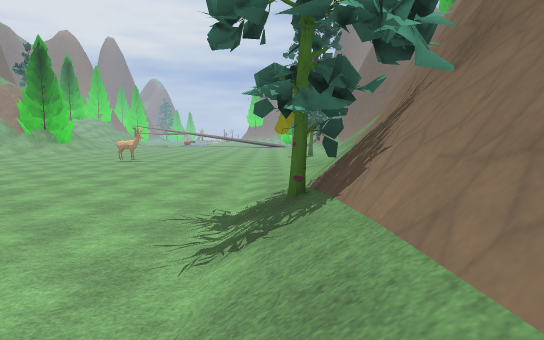
View 1 (above)

24 first-person views from a walk through a 3-D level made in the Godot game engine. The camera is 1.3 m above the floor, tilts 6° down and sees 80° across. The floor is counted in squares, 2 m on a side. Each view is taken from the middle of a square. On the plan, view 1 faces up. The plan holds only what a view shows up to about 10 squares ahead; the rest is blank. The place goes on beyond the plan. Some surface patterns are stand-ins.

View 2
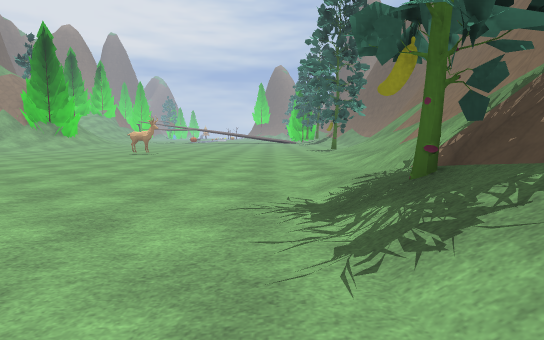

View 3
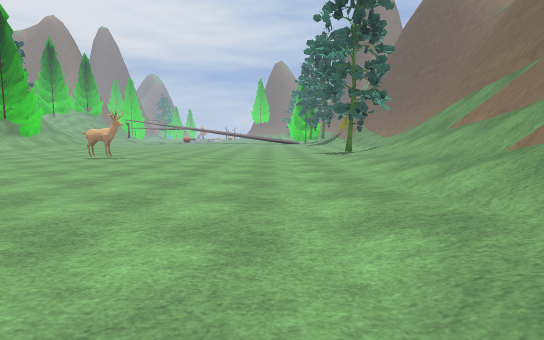

View 4
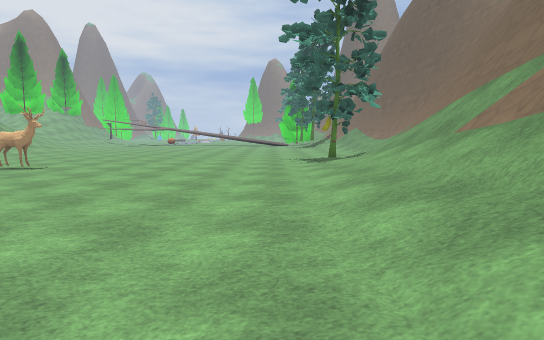

View 5
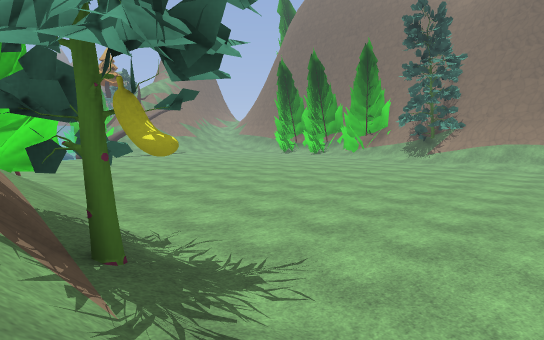

View 6
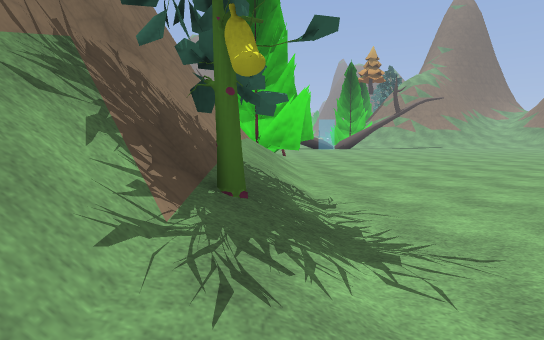

View 7
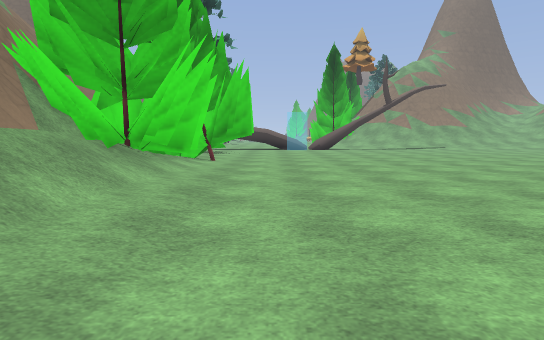

View 8
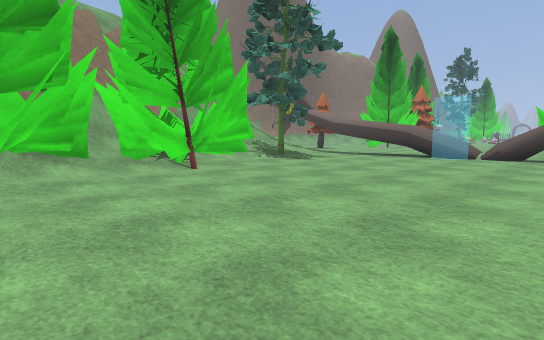

View 9
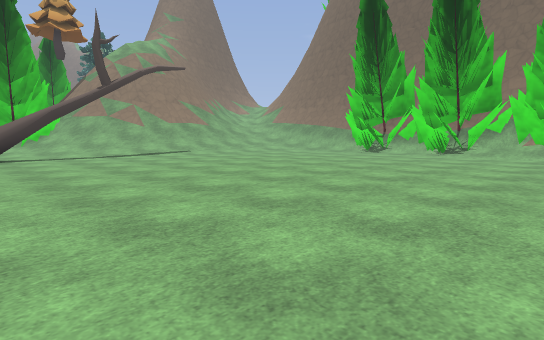

View 10
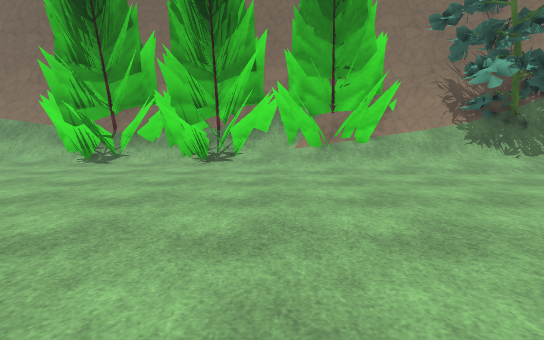

View 11
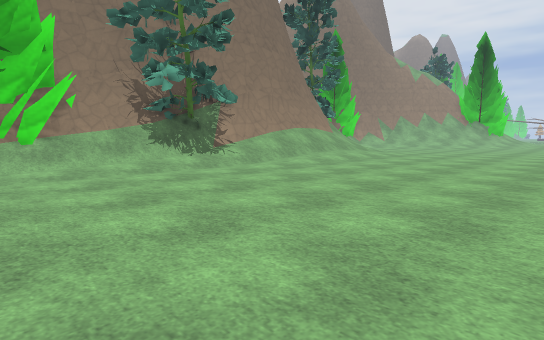

View 12
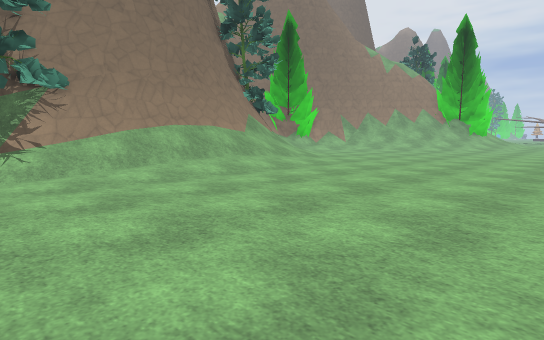

View 13
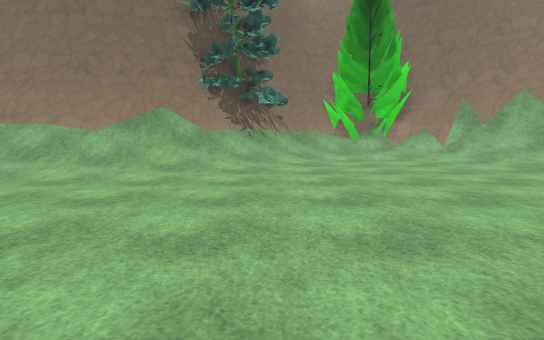

View 14
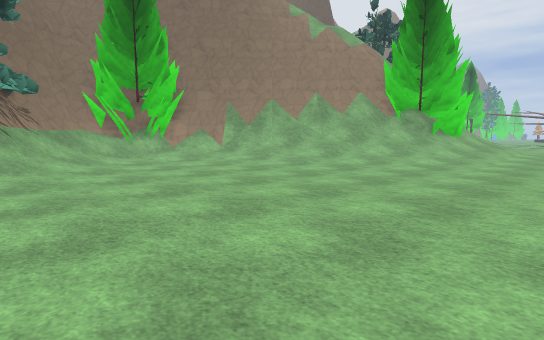

View 15
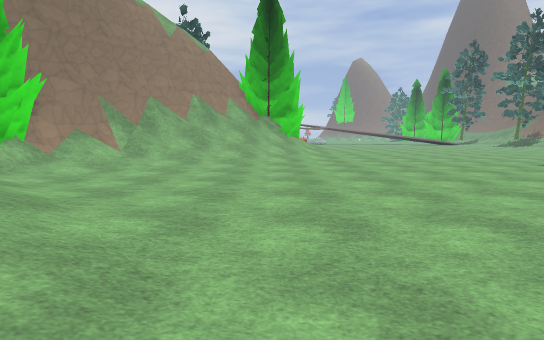

View 16
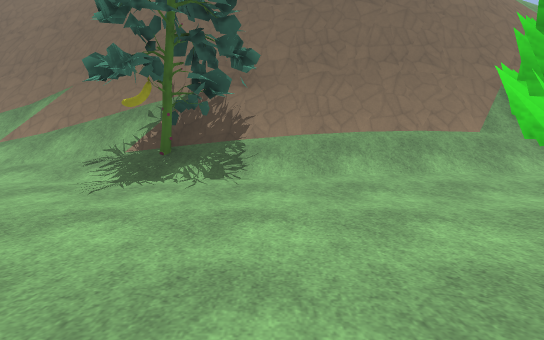

View 17
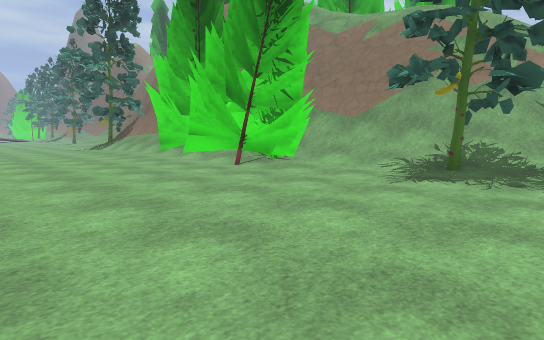

View 18
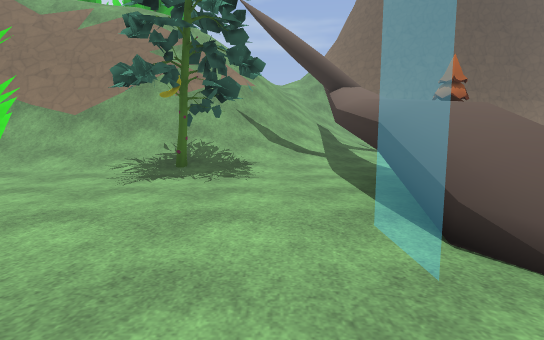

View 19
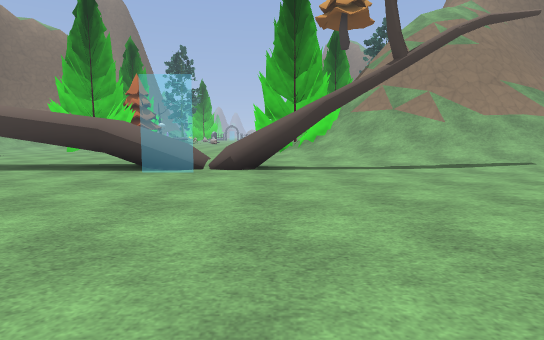

View 20
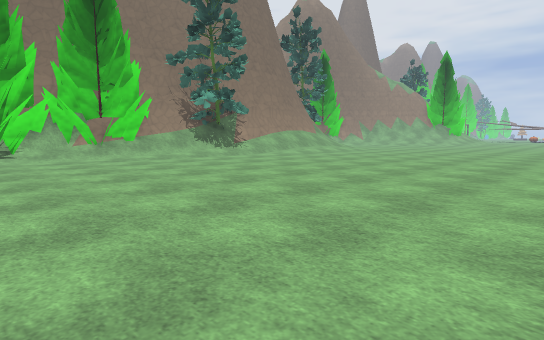

View 21
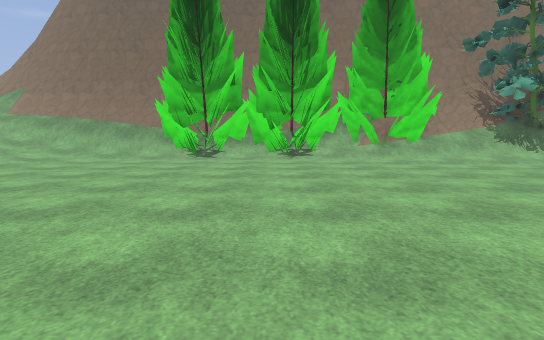

View 22
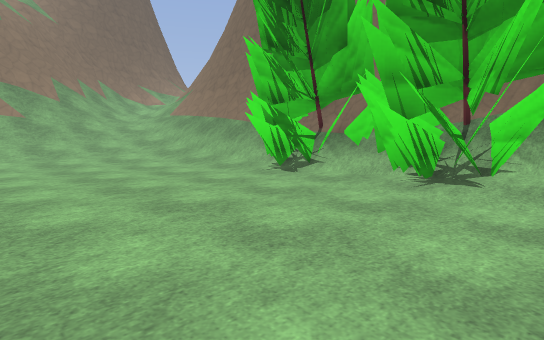

View 23
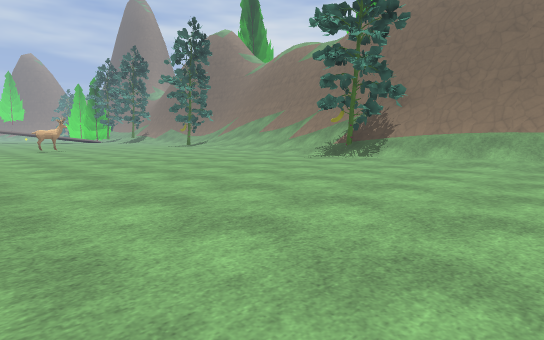

View 24
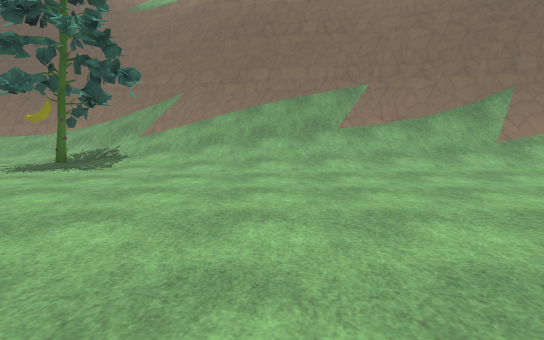

### Floor plan
Key: @ floor where view 1 was taken; # wall or solid block; . main floor; : floor 0.25 m higher than the main floor; + floor 0.75 m higher than the main floor; / step, stairs or slope; = window, fence, low wall or low ledge; ^ raised ledge; v drop or lower ground; T tree; P pine tree.
Columns run from 19 left of view 1 to 6 right of it. Each row starts with its distance up from view 1.
 16   ^#///:.............T//^
 15  ^#///:.............../=^
 14  ^=//........#.......//^^v
 13 ##/:.................//^ v
 12 ##...................//^
 11 #/..................://^
 10 ^#/.................:/=^v
  9  #T/................:/^^v
  8  ###/...............//^ v
  7    ^//............../=^ v
  6    ^=/............../^^v
  5     ^/.............:/^
  4     ^/.............:#^
  3     ^/.............TT#v
  2     ^/............./^ v
  1    ##/............./^ v
  0    #T/.............@^ v
 -1    #/............../^ v
 -2    #/..............##^v
 -3    ##..............###v
 -4    ##..............###vv
 -5   ##:..............## ^v/
 -6   ###.............### ^v=
 -7   ###.............###/^vv
 -8   ##................//==v
 -9   ##.................//=v/
-10   ##................T//=//
-11   ^/................T///=/
-12   ^/....  ...........////
-13   ^//... .....T//..//.///
-14   ^//++////..TTT+    ..//
-15    //////////..   ....../
-16     ///====///.   .....
-17      /=^#^==##     ....PP
-18       ^                P

Positions as (right, up) in squares from view 1, and headings:
1: (0, 0), facing up
2: (-1, 1), facing up
3: (-1, 4), facing up
4: (0, 6), facing up
5: (1, 6), facing down-left
6: (0, 6), facing down
7: (-2, 2), facing down
8: (-6, -3), facing down-right
9: (-4, -3), facing down-left
10: (-8, -5), facing left
11: (-8, -4), facing up-left
12: (-8, 0), facing up-left
13: (-8, 9), facing left
14: (-9, 8), facing up-left
15: (-13, 6), facing up
16: (-5, 2), facing right
17: (-5, -12), facing up-right
18: (-5, -12), facing right
19: (-5, -7), facing down
20: (-5, -7), facing up-left
21: (-6, -7), facing left
22: (-11, -5), facing down-left
23: (-9, -2), facing up-right
24: (-5, 12), facing right
